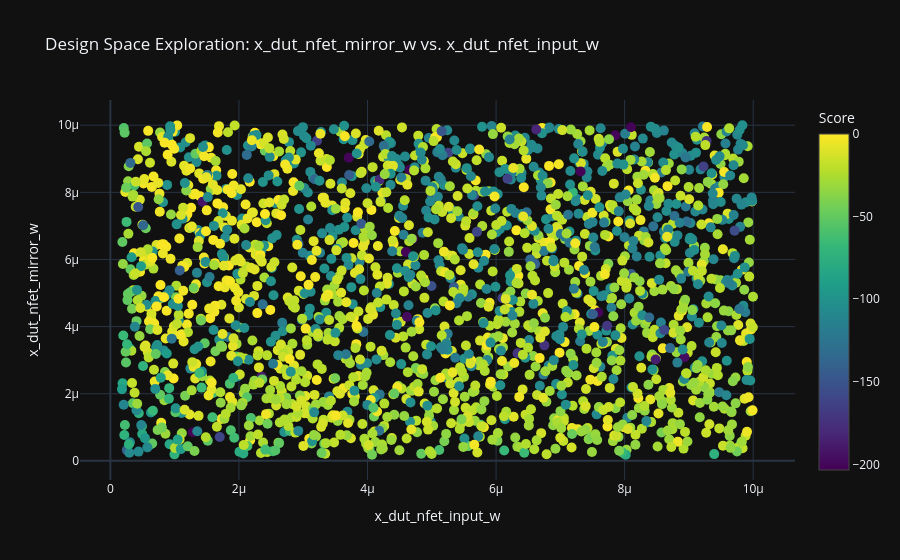

This figure's notebook cell:
### Code cell
viz.plot_design_space_exploration(param_x="x_dut_nfet_input_w", param_y="x_dut_nfet_mirror_w", show=True)

### Figure 1 — Plotly figure (JSON) as saved in the notebook; plotly's stock layout.template omitted (floating-point values rounded to 4 significant figures; data arrays with more than 128 entries replaced by an {"elided": "..."} marker saying what was removed)
{"data": [{"marker": {"color": {"elided": "2000 float values"}, "colorbar": {"title": {"text": "Score"}}, "colorscale": [[0, "#440154"], [0.1111, "#482878"], [0.2222, "#3e4989"], [0.3333, "#31688e"], [0.4444, "#26828e"], [0.5556, "#1f9e89"], [0.6667, "#35b779"], [0.7778, "#6ece58"], [0.8889, "#b5de2b"], [1, "#fde725"]], "showscale": true, "size": 10}, "mode": "markers", "name": "Design Space Exploration", "type": "scatter", "x": {"elided": "2000 float values"}, "y": {"elided": "2000 float values"}}], "layout": {"showlegend": false, "title": {"text": "Design Space Exploration: x_dut_nfet_mirror_w vs. x_dut_nfet_input_w"}, "xaxis": {"title": {"text": "x_dut_nfet_input_w"}, "type": "linear"}, "yaxis": {"title": {"text": "x_dut_nfet_mirror_w"}, "type": "linear"}}}
